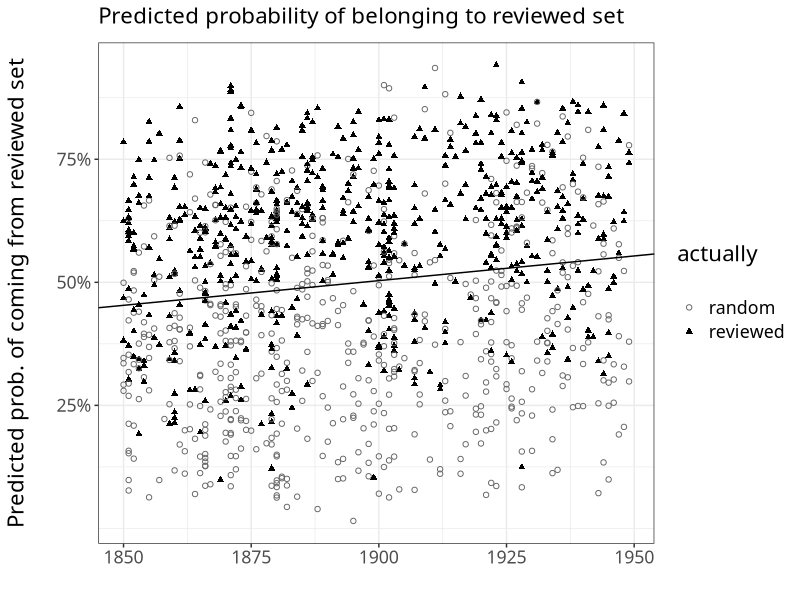
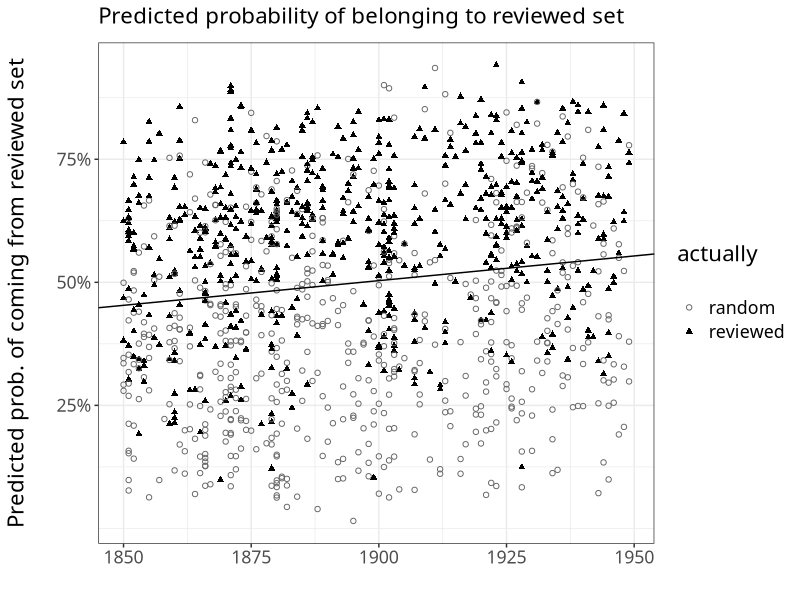

R code for these plots, in order:
library(scales)
library(ggplot2)

this.dir <- dirname(parent.frame(2)$ofile)
setwd(this.dir)
l <- read.csv('../modeloutput/fullfiction.results.csv')

model = lm(data = l, formula = logistic ~ dateused)
intercept = coef(model)[1]
slope = coef(model)[2]

line = intercept + (slope * l$pubdate)
l$reviewed = as.factor(l$realclass)
levels(l$reviewed) = c('random', 'reviewed')
p <- ggplot(l, aes(x = pubdate, y = logistic, color = reviewed, shape = reviewed)) + theme_bw() +
  geom_point() + geom_abline(intercept = intercept, slope = slope) + scale_shape_manual(name="actually\n", values = c(1, 17)) + 
  scale_color_manual(name = "actually\n", values = c('gray40', 'gray0')) + 
  theme(text = element_text(size = 16, family = 'Avenir Next Medium')) + 
  scale_y_continuous('Predicted prob. of coming from reviewed set\n', labels = percent, breaks = c(0.25,0.5,0.75)) + 
  scale_x_continuous("", breaks = c(1850, 1875, 1900, 1925, 1950)) +
  ggtitle('Predicted probability of belonging to reviewed set') +
  theme(plot.title = element_text(hjust = 0, margin = margin(b = 10), size = 16))

tiff("~/Dropbox/book/chapter3/images/fictionmodel.tiff", height = 6, width = 9, units = 'in', res=400)
plot(p)
dev.off()
plot(p)

tp = sum(l$realclass == 1 & l$logistic >= 0.5)
tn = sum(l$realclass == 0 & l$logistic < 0.5)
fp = sum(l$realclass == 0 & l$logistic >= 0.5)
fn = sum(l$realclass == 1 & l$logistic < 0.5)
print((tp + tn) / (tp+tn+fp+fn))